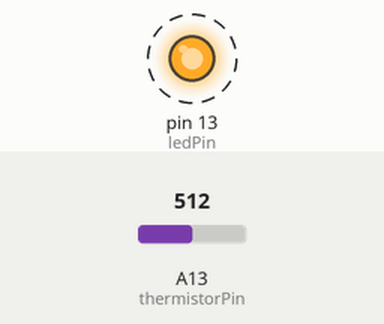
Recording of a sketch running on a simulated Arduino Mega 2560, built with avr-gcc and run on an emulated ATmega2560. Shown: output pins drawn as LEDs (lit = HIGH). Dashed ring = blinking. Inputs (shaded band) come from the test bench; at power-on: A13 (thermistorPin) = 512. What the sketch prints to the serial monitor is not drawn.

Above: at 0.2 s.
Timing chart, 0 to 3.0 s (numbered marks = the images above):
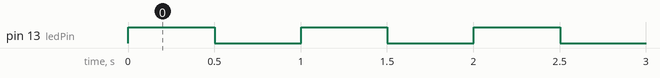

The sketch:

SimpleTemperatureLogger.ino
```cpp
//This sketch reads a thermistor and calculates the correct temperature
//(Assuming the user input the correct constants!)
//It then sends this value over serial so other programs (Like Processing)
//Can log it/
//
//Written by Brandon Pomeroy
//
//Thermistor Equations lifted from SammyD: https://github.com/sammyd


#define baudRate 115200              //This should match what you have in Processing.

double POTENTIAL_DIVIDER_RESISTOR = 4700;   //4.7 kOhms  --Standard for RAMPs 1.4
double THERMISTOR_B_VALUE = 4267;           //Beta for  Semitec 104GT-2
double THERMISTOR_REF_TEMP = 298.15;        //25 C
double THERMISTOR_REF_RESISTANCE = 100000;  //100kOhm Thermistor


int thermistorPin = A13;            //T0 pin on RAMPs 1.4
int ledPin = 13;                    //Blinking status LED
int sensorDelay = 1000;              //How fast we take readings, in ms

void setup(){
  Serial.begin(baudRate);
  pinMode(ledPin, OUTPUT);
}

void loop() {
  double resistance;
  double temperature;

  resistance = findThermistorResistance();
  temperature = calculateTemp(resistance);
  //int therm = (int) temperature;
 // Serial.print("Thermistor Resistance: ");
//  Serial.println(resistance);
 // Serial.println();
 // Serial.print("Temperature (C): ");
  Serial.print(temperature - 272.15);

  //sendData(temperature);  //Sending our data over Serial

  blinkLed();
}


void sendData(double temp){
  int i = (int)temp;
  Serial.println(i);
//  Serial.flush();  // Make sure the data is all sent before we continue
}


double calculateTemp(double resistance){
  double temp;
  double t1 = (1/THERMISTOR_REF_TEMP);
  double t2 = resistance/THERMISTOR_REF_RESISTANCE;
  temp = 1 / (1/THERMISTOR_REF_TEMP + log(resistance / THERMISTOR_REF_RESISTANCE) / THERMISTOR_B_VALUE);
  return temp;
}


double findThermistorResistance(){
  double temp;
  double voltage;
  double resistance;

  temp = analogRead(thermistorPin);  //Read ADC Pin
 // Serial.print("ADC: ");
 // Serial.println(temp);
  voltage = temp / 1024 * 5;   //convert analog input to a voltage
 // Serial.print("Voltage: ");
 // Serial.println(voltage);
  resistance = POTENTIAL_DIVIDER_RESISTOR / (5 / voltage - 1);
  return resistance;
}


void blinkLed(){
  digitalWrite(ledPin, HIGH);     // turn the LED on (HIGH is the voltage level)
  delay(sensorDelay/2);       // wait for a second
  digitalWrite(ledPin, LOW);     // turn the LED off by making the voltage LOW
  delay(sensorDelay/2);       // wait for a second
}
```

Measured:
- by itself, pin 13 (ledPin): alternates HIGH for 0.50 s and LOW for 0.50 s
